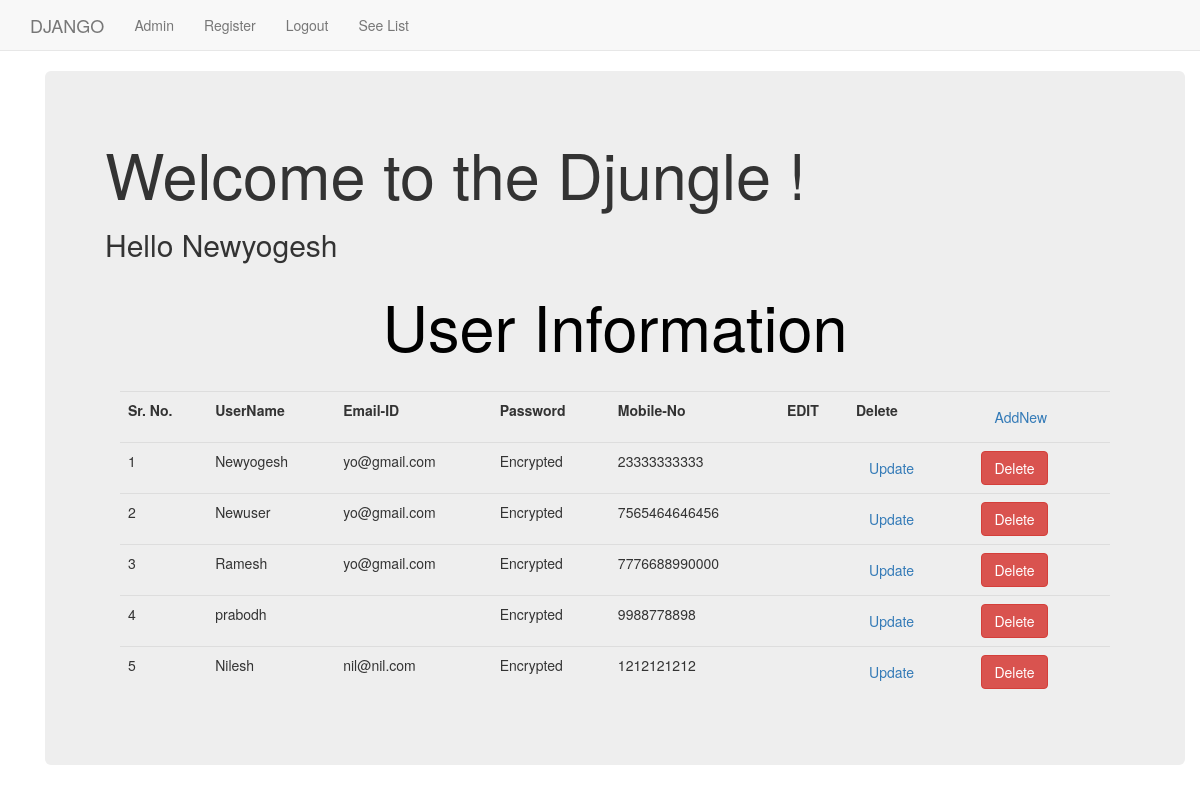
Screenshot of / (signed in) with the database file from the repository.
### dappx/models.py (models this page shows, shortened)
class UserProfileInfo(models.Model):
    user = models.OneToOneField(User,on_delete=models.CASCADE)
    portfolio_site = models.URLField(blank=True)
    profile_pic = models.ImageField(upload_to='profile_pics',blank=True)
    mobile = models.IntegerField(blank=False)

### dappx/views.py (the view)
# urls.py: path('',views.index,name='index'),
def index(request):
    info = UserProfileInfo.objects.all()
    return render(request, 'dappx/index.html', {'dataa': info})

### templates/dappx/index.html (shortened to what this page needs)
{% extends "dappx/base.html" %}
{% block body_block %}
<div class="container">
  <div class="jumbotron">
    <h1>Welcome to the Djungle !</h1>
    {% if user.is_authenticated %}
        <h2>Hello {{ user.username }}</h2>
<div class="container">
    <table class="table" align="center" bgcolor="white"><font color="black"><center> <h1>User Information</h1></center></font><br>
    <tr class=" my-2 mx-2">
       <th class="my-2 mx-2">Sr. No. </th>
       <th> UserName </th>
       <th>Email-ID</th>
       <th>Password</th>
       <th>Mobile-No</th>
       <th>EDIT</th>
       <th>Delete</th>
        <th>
            <a href="{% url 'dappx:register' %}" class="btn btn-outline-success">
                     AddNew
            </a>
        </th>
    </tr>
    {% for item in dataa %}
    <tr>
        <td>{{ forloop.counter }}</td>
        <td>{{ item.user.username}}</td>
        <td>{{ item.user.email}}</td>
        <td>Encrypted</td>
         <td>{{ item.mobile}}</td>
        <td></td>
        <td><a class="btn btn-secondary" href="#">Update</a></td>
        <td><a class="btn btn-danger" href="#">Delete</a></td>
    </tr>
    {% endfor %}
    </table>
    </div>
    {% else %}
        <h2>Register or Login if you'd like to</h2>
    {% endif %}
  </div>
</div>
{% endblock %}

### templates/dappx/base.html (shortened to what this page needs)
<!DOCTYPE html>
<html>
  <head>
    <link rel="stylesheet" href="https://maxcdn.bootstrapcdn.com/bootstrap/3.3.7/css/bootstrap.min.css">
</head>
  <body>
    <nav class="navbar navbar-default navbar-static-top">
      <div class="container">
        <ul class="nav navbar-nav">
          <li><a class="navbar-brand" href="{% url 'index' %}">DJANGO</a></li>
          <li><a class="navbar-link" href="{% url 'admin:index' %}">Admin</a></li>
          <li><a class="navbar-link" href="{% url 'dappx:register' %}">Register</a></li>
          {% if user.is_authenticated %}
            <li><a href="{% url 'logout' %}">Logout</a></li>
            <li><a href="{% url 'dappx:user_login' %}">See List</a></li>
          {% else %}
            <li><a class="navbar-link" href="{% url 'dappx:user_login' %}">Login</a></li>
          {% endif %}
</ul>
      </div>
    </nav>
    <div class="container">
    {% block body_block %}
    {% endblock %}
    </div>
  </body>
</html>

### rows the page displays
UserProfileInfo: user.username "Newyogesh", user.email "yo@gmail.com", mobile "23333333333"
UserProfileInfo: user.username "Newuser", user.email "yo@gmail.com", mobile "7565464646456"
UserProfileInfo: user.username "Ramesh", user.email "yo@gmail.com", mobile "7776688990000"
UserProfileInfo: user.username "prabodh", mobile "9988778898"
UserProfileInfo: user.username "Nilesh", user.email "nil@nil.com", mobile "1212121212"

### other values shown
{{ user.username }} "Newyogesh"
